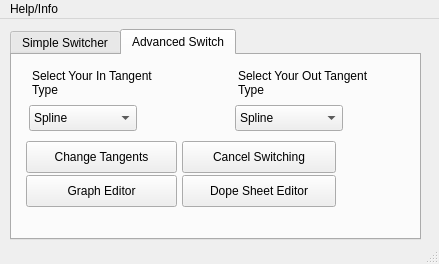
<?xml version="1.0" encoding="UTF-8"?>
<ui version="4.0">
 <class>TangentSwitcher</class>
 <widget class="QMainWindow" name="TangentSwitcher">
  <property name="geometry">
   <rect>
    <x>0</x>
    <y>0</y>
    <width>439</width>
    <height>264</height>
   </rect>
  </property>
  <property name="windowTitle">
   <string>Tangent Switcher</string>
  </property>
  <widget class="QWidget" name="centralwidget">
   <widget class="QWidget" name="gridLayoutWidget">
    <property name="geometry">
     <rect>
      <x>10</x>
      <y>10</y>
      <width>411</width>
      <height>211</height>
     </rect>
    </property>
    <layout class="QGridLayout" name="mainGridLayout">
     <property name="sizeConstraint">
      <enum>QLayout::SetNoConstraint</enum>
     </property>
     <item row="0" column="0">
      <widget class="QTabWidget" name="tabWidget">
       <property name="enabled">
        <bool>true</bool>
       </property>
       <property name="sizePolicy">
        <sizepolicy hsizetype="Expanding" vsizetype="Expanding">
         <horstretch>0</horstretch>
         <verstretch>0</verstretch>
        </sizepolicy>
       </property>
       <property name="maximumSize">
        <size>
         <width>700</width>
         <height>220</height>
        </size>
       </property>
       <property name="tabPosition">
        <enum>QTabWidget::North</enum>
       </property>
       <property name="tabShape">
        <enum>QTabWidget::Rounded</enum>
       </property>
       <property name="currentIndex">
        <number>1</number>
       </property>
       <property name="elideMode">
        <enum>Qt::ElideLeft</enum>
       </property>
       <widget class="QWidget" name="simpleSwitch">
        <attribute name="title">
         <string>Simple Switcher</string>
        </attribute>
        <widget class="QPushButton" name="steppedTangentButton">
         <property name="geometry">
          <rect>
           <x>20</x>
           <y>50</y>
           <width>151</width>
           <height>32</height>
          </rect>
         </property>
         <property name="text">
          <string>Stepped Tangents</string>
         </property>
         <property name="-command" stdset="0">
          <string>noCharSteppedTangents</string>
         </property>
        </widget>
        <widget class="QPushButton" name="flatTangentButton">
         <property name="geometry">
          <rect>
           <x>180</x>
           <y>50</y>
           <width>151</width>
           <height>32</height>
          </rect>
         </property>
         <property name="text">
          <string>Flat Tangents</string>
         </property>
         <property name="-command" stdset="0">
          <string>noCharFlatTangents</string>
         </property>
        </widget>
        <widget class="QPushButton" name="graphEditorButton">
         <property name="geometry">
          <rect>
           <x>20</x>
           <y>90</y>
           <width>151</width>
           <height>32</height>
          </rect>
         </property>
         <property name="text">
          <string>Graph Editor</string>
         </property>
         <property name="-command" stdset="0">
          <string>GraphEditor</string>
         </property>
        </widget>
        <widget class="QLabel" name="simpleSwitchInfoLabel">
         <property name="geometry">
          <rect>
           <x>60</x>
           <y>10</y>
           <width>221</width>
           <height>41</height>
          </rect>
         </property>
         <property name="text">
          <string>Select your controls and click Stepped Tangents or Flat Tangents</string>
         </property>
         <property name="textFormat">
          <enum>Qt::PlainText</enum>
         </property>
         <property name="alignment">
          <set>Qt::AlignHCenter|Qt::AlignTop</set>
         </property>
         <property name="wordWrap">
          <bool>true</bool>
         </property>
         <property name="textInteractionFlags">
          <set>Qt::NoTextInteraction</set>
         </property>
        </widget>
        <widget class="QPushButton" name="dopeSheetButton_2">
         <property name="geometry">
          <rect>
           <x>180</x>
           <y>90</y>
           <width>151</width>
           <height>32</height>
          </rect>
         </property>
         <property name="text">
          <string>Dope Sheet Editor</string>
         </property>
         <property name="-command" stdset="0">
          <string>DopeSheetEditor</string>
         </property>
        </widget>
       </widget>
       <widget class="QWidget" name="advancedSwitch">
        <attribute name="title">
         <string>Advanced Switch</string>
        </attribute>
        <widget class="QLabel" name="inTangentLabel">
         <property name="geometry">
          <rect>
           <x>20</x>
           <y>14</y>
           <width>141</width>
           <height>32</height>
          </rect>
         </property>
         <property name="text">
          <string>Select Your In Tangent Type</string>
         </property>
         <property name="alignment">
          <set>Qt::AlignLeading|Qt::AlignLeft|Qt::AlignTop</set>
         </property>
         <property name="wordWrap">
          <bool>true</bool>
         </property>
        </widget>
        <widget class="QLabel" name="outTangentLabel">
         <property name="geometry">
          <rect>
           <x>226</x>
           <y>14</y>
           <width>152</width>
           <height>32</height>
          </rect>
         </property>
         <property name="text">
          <string>Select Your Out Tangent Type</string>
         </property>
         <property name="alignment">
          <set>Qt::AlignLeading|Qt::AlignLeft|Qt::AlignTop</set>
         </property>
         <property name="wordWrap">
          <bool>true</bool>
         </property>
        </widget>
        <widget class="QComboBox" name="inTangentComboBox">
         <property name="geometry">
          <rect>
           <x>17</x>
           <y>50</y>
           <width>108</width>
           <height>26</height>
          </rect>
         </property>
         <item>
          <property name="text">
           <string>Spline</string>
          </property>
         </item>
         <item>
          <property name="text">
           <string>Linear</string>
          </property>
         </item>
         <item>
          <property name="text">
           <string>Clamped</string>
          </property>
         </item>
         <item>
          <property name="text">
           <string>Flat</string>
          </property>
         </item>
         <item>
          <property name="text">
           <string>Plateau</string>
          </property>
         </item>
        </widget>
        <widget class="QComboBox" name="outTangentComboBox">
         <property name="geometry">
          <rect>
           <x>223</x>
           <y>50</y>
           <width>108</width>
           <height>26</height>
          </rect>
         </property>
         <item>
          <property name="text">
           <string>Spline</string>
          </property>
         </item>
         <item>
          <property name="text">
           <string>Linear</string>
          </property>
         </item>
         <item>
          <property name="text">
           <string>Clamped</string>
          </property>
         </item>
         <item>
          <property name="text">
           <string>Flat</string>
          </property>
         </item>
         <item>
          <property name="text">
           <string>Plateau</string>
          </property>
         </item>
         <item>
          <property name="text">
           <string>Step</string>
          </property>
         </item>
        </widget>
        <widget class="QPushButton" name="changeTangentsButton">
         <property name="geometry">
          <rect>
           <x>14</x>
           <y>86</y>
           <width>151</width>
           <height>32</height>
          </rect>
         </property>
         <property name="text">
          <string>Change Tangents</string>
         </property>
         <property name="-command" stdset="0">
          <string>noCharChangeTangents</string>
         </property>
        </widget>
        <widget class="QPushButton" name="graphEditorButton_2">
         <property name="geometry">
          <rect>
           <x>14</x>
           <y>120</y>
           <width>151</width>
           <height>32</height>
          </rect>
         </property>
         <property name="text">
          <string>Graph Editor</string>
         </property>
         <property name="-command" stdset="0">
          <string>GraphEditor</string>
         </property>
        </widget>
        <widget class="QPushButton" name="dopeSheetButton">
         <property name="geometry">
          <rect>
           <x>170</x>
           <y>120</y>
           <width>154</width>
           <height>32</height>
          </rect>
         </property>
         <property name="text">
          <string>Dope Sheet Editor</string>
         </property>
         <property name="-command" stdset="0">
          <string>DopeSheetEditor</string>
         </property>
        </widget>
        <widget class="QPushButton" name="cancelSwitchingButton">
         <property name="geometry">
          <rect>
           <x>170</x>
           <y>86</y>
           <width>154</width>
           <height>32</height>
          </rect>
         </property>
         <property name="text">
          <string>Cancel Switching</string>
         </property>
        </widget>
       </widget>
      </widget>
     </item>
    </layout>
   </widget>
   <widget class="QPushButton" name="localHelpButton">
    <property name="geometry">
     <rect>
      <x>-100</x>
      <y>-100</y>
      <width>113</width>
      <height>32</height>
     </rect>
    </property>
    <property name="focusPolicy">
     <enum>Qt::NoFocus</enum>
    </property>
    <property name="text">
     <string>Local Help</string>
    </property>
    <property name="-command" stdset="0">
     <string>tanSwitcherHelp</string>
    </property>
   </widget>
   <widget class="QPushButton" name="onlineHelpButton">
    <property name="geometry">
     <rect>
      <x>-110</x>
      <y>-110</y>
      <width>113</width>
      <height>32</height>
     </rect>
    </property>
    <property name="focusPolicy">
     <enum>Qt::NoFocus</enum>
    </property>
    <property name="text">
     <string>Online Help</string>
    </property>
    <property name="-command" stdset="0">
     <string>tanSwitcherOnlineHelp</string>
    </property>
   </widget>
   <widget class="QPushButton" name="aboutTangentSwitcherButton">
    <property name="geometry">
     <rect>
      <x>-120</x>
      <y>-120</y>
      <width>181</width>
      <height>32</height>
     </rect>
    </property>
    <property name="focusPolicy">
     <enum>Qt::NoFocus</enum>
    </property>
    <property name="text">
     <string>About Tangent Switcher</string>
    </property>
    <property name="-command" stdset="0">
     <string>tanSwitcherAbout</string>
    </property>
   </widget>
  </widget>
  <widget class="QMenuBar" name="menubar">
   <property name="geometry">
    <rect>
     <x>0</x>
     <y>0</y>
     <width>439</width>
     <height>22</height>
    </rect>
   </property>
   <widget class="QMenu" name="menuHelp">
    <property name="title">
     <string>Help/Info</string>
    </property>
    <addaction name="menuLocal_Help"/>
    <addaction name="menuOnline_Help"/>
    <addaction name="separator"/>
    <addaction name="menuAbout"/>
   </widget>
   <addaction name="menuHelp"/>
  </widget>
  <widget class="QStatusBar" name="statusbar"/>
  <action name="menuLocal_Help">
   <property name="text">
    <string>&amp;Local Help...</string>
   </property>
  </action>
  <action name="menuOnline_Help">
   <property name="text">
    <string>&amp;Online Help...</string>
   </property>
  </action>
  <action name="menuAbout">
   <property name="text">
    <string>&amp;About Tangent Switcher</string>
   </property>
  </action>
 </widget>
 <resources/>
 <connections>
  <connection>
   <sender>menuLocal_Help</sender>
   <signal>triggered()</signal>
   <receiver>localHelpButton</receiver>
   <slot>click()</slot>
   <hints>
    <hint type="sourcelabel">
     <x>-1</x>
     <y>-1</y>
    </hint>
    <hint type="destinationlabel">
     <x>-44</x>
     <y>-62</y>
    </hint>
   </hints>
  </connection>
  <connection>
   <sender>menuOnline_Help</sender>
   <signal>triggered()</signal>
   <receiver>onlineHelpButton</receiver>
   <slot>click()</slot>
   <hints>
    <hint type="sourcelabel">
     <x>-1</x>
     <y>-1</y>
    </hint>
    <hint type="destinationlabel">
     <x>-54</x>
     <y>-72</y>
    </hint>
   </hints>
  </connection>
  <connection>
   <sender>menuAbout</sender>
   <signal>triggered()</signal>
   <receiver>aboutTangentSwitcherButton</receiver>
   <slot>click()</slot>
   <hints>
    <hint type="sourcelabel">
     <x>-1</x>
     <y>-1</y>
    </hint>
    <hint type="destinationlabel">
     <x>-30</x>
     <y>-82</y>
    </hint>
   </hints>
  </connection>
  <connection>
   <sender>cancelSwitchingButton</sender>
   <signal>clicked()</signal>
   <receiver>TangentSwitcher</receiver>
   <slot>close()</slot>
   <hints>
    <hint type="sourcelabel">
     <x>260</x>
     <y>159</y>
    </hint>
    <hint type="destinationlabel">
     <x>219</x>
     <y>131</y>
    </hint>
   </hints>
  </connection>
 </connections>
</ui>
